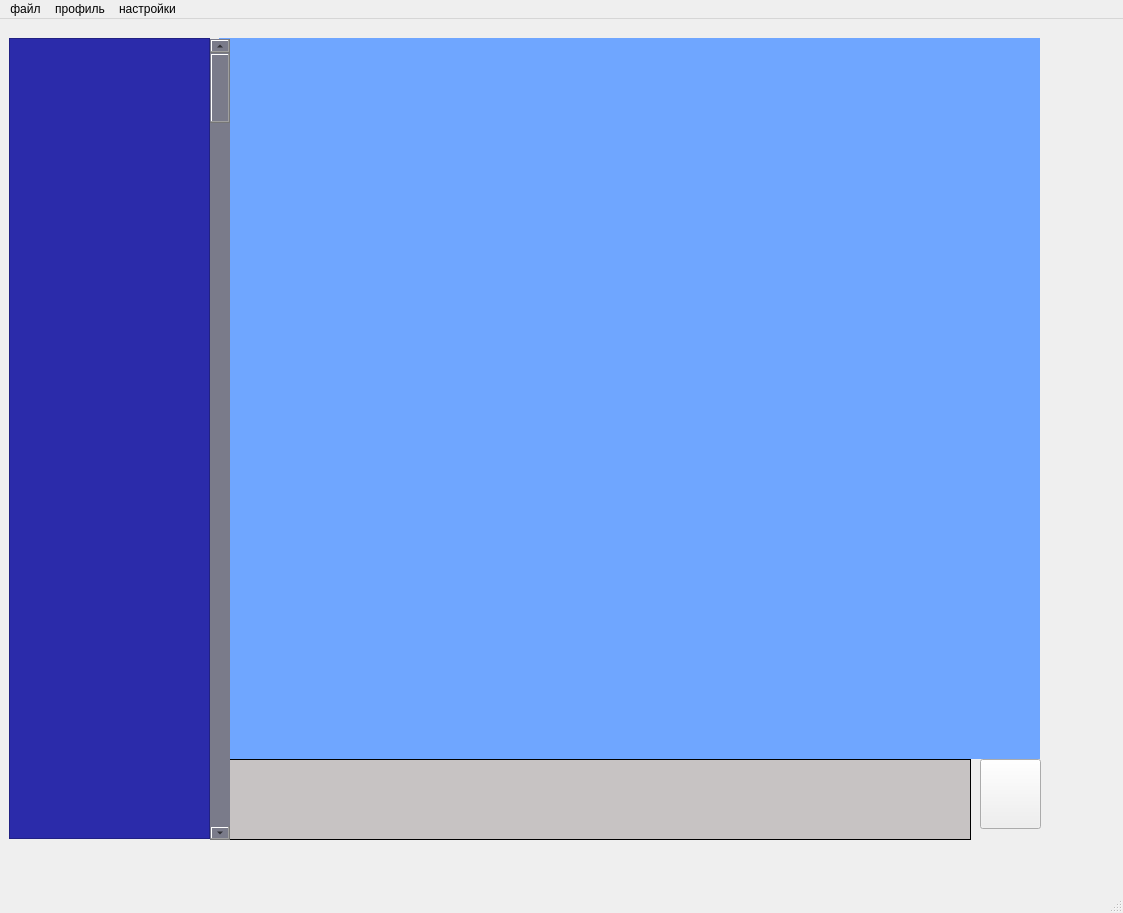
<?xml version="1.0" encoding="UTF-8"?>
<ui version="4.0">
 <class>MainWindow</class>
 <widget class="QMainWindow" name="MainWindow">
  <property name="geometry">
   <rect>
    <x>0</x>
    <y>0</y>
    <width>1123</width>
    <height>913</height>
   </rect>
  </property>
  <property name="windowTitle">
   <string>MainWindow</string>
  </property>
  <widget class="QWidget" name="centralwidget">
   <widget class="QFrame" name="frame">
    <property name="geometry">
     <rect>
      <x>9</x>
      <y>19</y>
      <width>201</width>
      <height>801</height>
     </rect>
    </property>
    <property name="styleSheet">
     <string notr="true">background-color: rgb(43, 43, 170);
</string>
    </property>
    <property name="frameShape">
     <enum>QFrame::StyledPanel</enum>
    </property>
    <property name="frameShadow">
     <enum>QFrame::Raised</enum>
    </property>
   </widget>
   <widget class="QFrame" name="frame_2">
    <property name="geometry">
     <rect>
      <x>219</x>
      <y>19</y>
      <width>821</width>
      <height>721</height>
     </rect>
    </property>
    <property name="styleSheet">
     <string notr="true">border: 1px solid black</string>
    </property>
    <property name="frameShape">
     <enum>QFrame::StyledPanel</enum>
    </property>
    <property name="frameShadow">
     <enum>QFrame::Raised</enum>
    </property>
    <widget class="QTextBrowser" name="textBrowser">
     <property name="geometry">
      <rect>
       <x>-5</x>
       <y>-9</y>
       <width>831</width>
       <height>741</height>
      </rect>
     </property>
     <property name="styleSheet">
      <string notr="true">background-color: rgb(111, 166, 255);</string>
     </property>
    </widget>
   </widget>
   <widget class="QFrame" name="frame_3">
    <property name="geometry">
     <rect>
      <x>220</x>
      <y>740</y>
      <width>751</width>
      <height>81</height>
     </rect>
    </property>
    <property name="styleSheet">
     <string notr="true">border: 1px solid black</string>
    </property>
    <property name="frameShape">
     <enum>QFrame::StyledPanel</enum>
    </property>
    <property name="frameShadow">
     <enum>QFrame::Raised</enum>
    </property>
    <widget class="QTextEdit" name="MessageToSend">
     <property name="geometry">
      <rect>
       <x>0</x>
       <y>0</y>
       <width>751</width>
       <height>81</height>
      </rect>
     </property>
     <property name="styleSheet">
      <string notr="true">background-color: rgb(199, 195, 195);</string>
     </property>
    </widget>
   </widget>
   <widget class="QPushButton" name="send">
    <property name="geometry">
     <rect>
      <x>980</x>
      <y>740</y>
      <width>61</width>
      <height>70</height>
     </rect>
    </property>
    <property name="text">
     <string/>
    </property>
    <property name="icon">
     <iconset>
      <normaloff>../../../../Pictures/Screenshots/send.png</normaloff>../../../../Pictures/Screenshots/send.png</iconset>
    </property>
    <property name="iconSize">
     <size>
      <width>2000</width>
      <height>77</height>
     </size>
    </property>
   </widget>
   <widget class="QScrollBar" name="verticalScrollBar">
    <property name="geometry">
     <rect>
      <x>210</x>
      <y>20</y>
      <width>20</width>
      <height>801</height>
     </rect>
    </property>
    <property name="styleSheet">
     <string notr="true">background-color: rgb(122, 123, 138);</string>
    </property>
    <property name="orientation">
     <enum>Qt::Vertical</enum>
    </property>
   </widget>
  </widget>
  <widget class="QMenuBar" name="menubar">
   <property name="geometry">
    <rect>
     <x>0</x>
     <y>0</y>
     <width>1123</width>
     <height>26</height>
    </rect>
   </property>
   <widget class="QMenu" name="menu">
    <property name="title">
     <string>файл</string>
    </property>
   </widget>
   <widget class="QMenu" name="menu_2">
    <property name="title">
     <string>профиль</string>
    </property>
   </widget>
   <widget class="QMenu" name="menu_3">
    <property name="title">
     <string>настройки</string>
    </property>
   </widget>
   <addaction name="menu"/>
   <addaction name="menu_2"/>
   <addaction name="menu_3"/>
  </widget>
  <widget class="QStatusBar" name="statusbar"/>
 </widget>
 <resources/>
 <connections/>
</ui>
